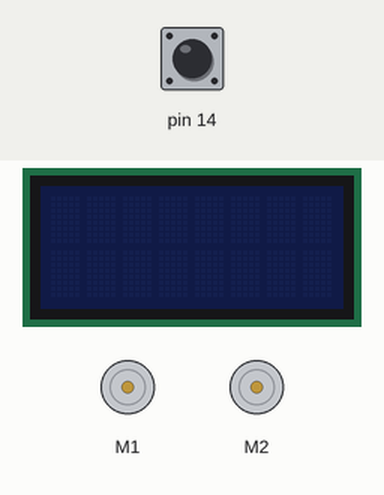
A sketch run on a simulated Arduino Leonardo, built with avr-gcc and run on an emulated ATmega32U4. Parts: 2 × DC motor (green arrow = forward, orange = backward, longer = faster), 8×2 character LCD. Inputs (shaded band) come from the test bench; at power-on: pin 14 HIGH.

Above: at 0.8 s.
0.9 s: pin 14 pulled LOW for 0.15 s
At 3.1 s:
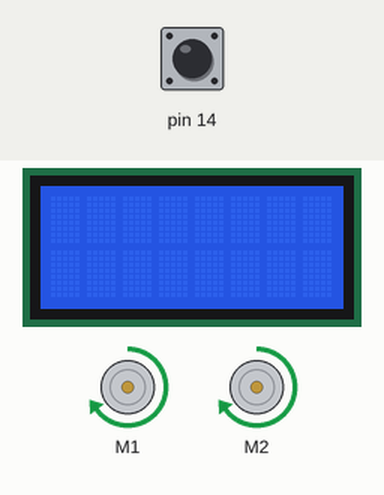
At 4.1 s:
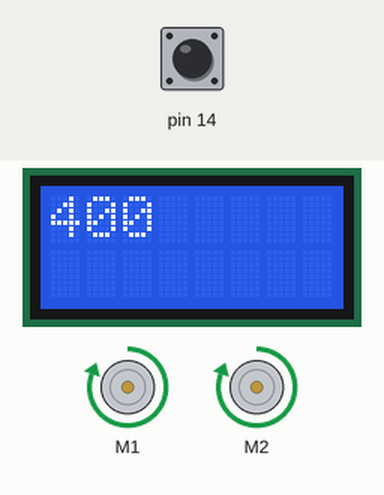
Timing chart, 0 to 56.5 s (numbered marks = the images above; inputs shaded):
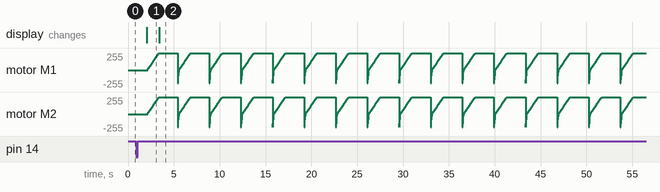

The sketch:

lcd_solution.ino
```cpp
#include <Wire.h>
#include <Zumo32U4.h>

Zumo32U4Motors motors;
Zumo32U4ButtonA buttonA;
Zumo32U4LCD lcd;

#define SPEED_LIMIT 100

int current_speed;

void setup()
{
  // Uncomment if necessary to correct motor directions:
  //motors.flipLeftMotor(true);
  //motors.flipRightMotor(true);

  // Wait for the user to press button A.
  buttonA.waitForButton();

  // Delay so that the robot does not move away while the user is
  // still touching it.
  delay(1000);
}

void loop()
{
  /** TASK II-IV **/
  for (current_speed = 0; current_speed <= 400; current_speed++)
  {
    motors.setSpeeds(current_speed, current_speed);
    //delay(2);
    ledGreen(1);
    ledRed(0);
    // Clear the screen then print the speed
    lcd.clear();
    lcd.print(current_speed);
  }

  delay(2000); // Hold this speed for 2 seconds before decelerating backwards

  for (current_speed = -400; current_speed <= 0; current_speed++)
  {
    motors.setSpeeds(current_speed, current_speed);
    //delay(2);
    ledGreen(0);
    ledRed(1);
  }
}
```

Measured:
- after the input at 0.9 s, motor M1, motor M2: ramps from backward 199/255 to forward 255/255 and jumps back, once every 3.4 s; the display: changes after 1.2 s (image 1)
